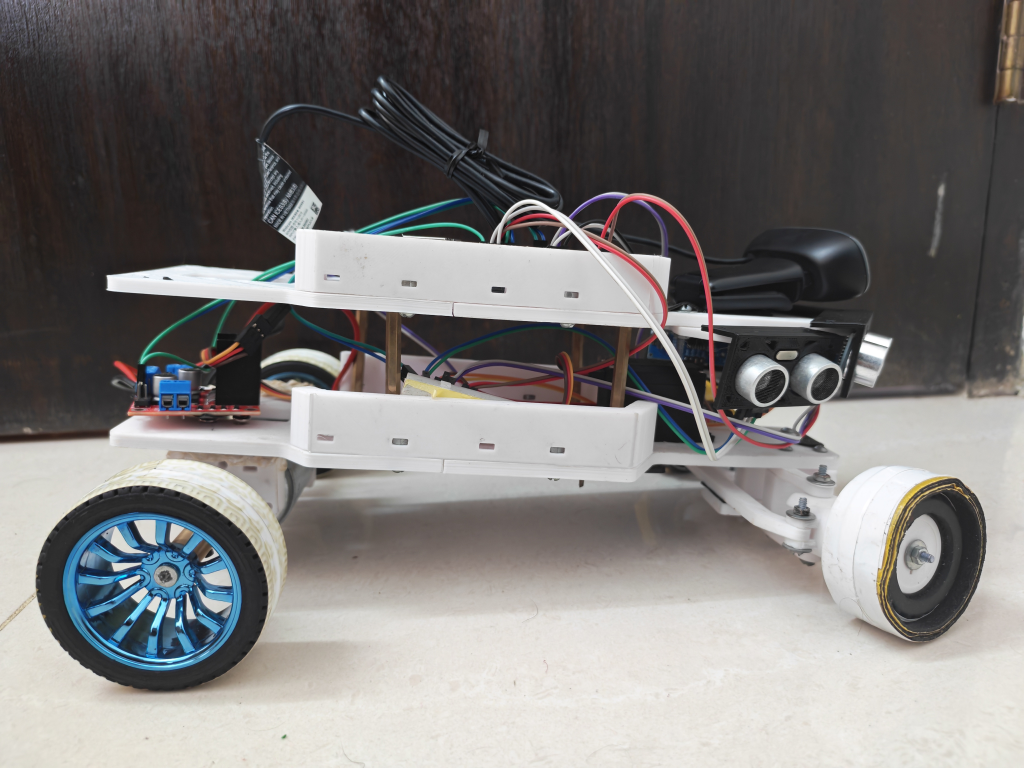
#> input picture v-photos/IMG_20250920_142357.jpg, 4096 x 3072 px, given in place of test_video.mp4, which was not available (shown at 1/4 size)
$ python theory3.py
#> lines starting #> are read from the running program, lines starting #| are printed output that depends on the picture; after the words box and inside, x2 and y2 are one past the last pixel; in counts of white or black regions, pixels touching at a corner belong together; pictures that were not available may be replaced by others from this repository, and a replacement may not be noted
import cv2
import numpy as np
import os
import time

# ----- Simulated Motor Control -----
def move_forward():
    print("[Motor] Moving Forward")

def stop():
    print("[Motor] Stopping")

def turn_right():
    print("[Motor] Turning Right")
    time.sleep(1)
    stop()

# [4 lines left out: function turn_left, not called in this run]

# ----- Input Source -----
input_source = "test_video.mp4"  # Change to image path or 0 for webcam

# If the video file does not exist, create a test video
if isinstance(input_source, str) and not os.path.exists(input_source):
    print("Test video not found. Generating test video...")
    width, height = 640, 480
    fps = 30
    duration = 5  # seconds
    fourcc = cv2.VideoWriter_fourcc(*'mp4v')
    video = cv2.VideoWriter(input_source, fourcc, fps, (width, height))
    for frame_idx in range(fps * duration):
        frame = np.zeros((height, width, 3), dtype=np.uint8)
        # Red block moves left to right
        red_x = int((frame_idx / (fps * duration)) * (width - 100))
        cv2.rectangle(frame, (red_x, 100), (red_x + 100, 200), (0, 0, 255), -1)
        # Green block moves right to left
        green_x = int(width - 100 - (frame_idx / (fps * duration)) * (width - 100))
        cv2.rectangle(frame, (green_x, 300), (green_x + 100, 400), (0, 255, 0), -1)
        video.write(frame)
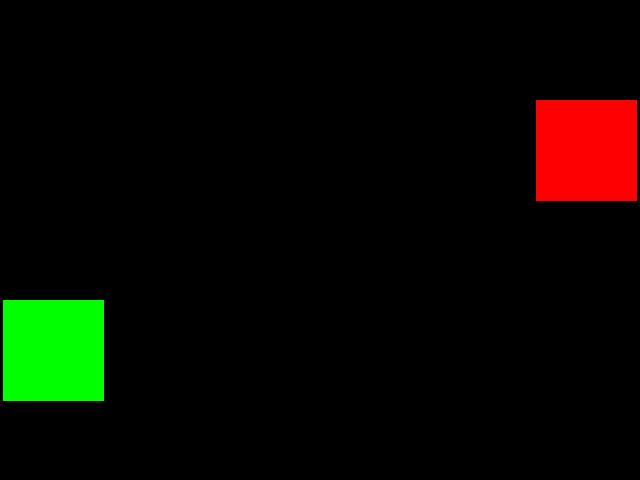
#> frame: shape (480, 640, 3); mean of channels 0, 1, 2 0, 8.5, 8.5; drawn as B, G, R
    video.release()
    print(f"Test video created: {input_source}")

# ----- Load Video or Image -----
is_image = False
frame = None
cap = None

if isinstance(input_source, int) or input_source.isdigit() or input_source == 0:
    cap = cv2.VideoCapture(int(input_source))
elif os.path.exists(input_source):
    cap = cv2.VideoCapture(input_source)
else:
    frame = cv2.imread(input_source)
#> frame is the input picture: shape (3072, 4096, 3); mean B, G, R 119, 120.3, 122.8
    if frame is not None:
        is_image = True
    else:
        raise FileNotFoundError(f"Cannot open {input_source}")

# ----- Color Detection -----
lower_red = np.array([0, 120, 70])
upper_red = np.array([10, 255, 255])
lower_green = np.array([35, 50, 50])
upper_green = np.array([85, 255, 255])

def process_frame(frame):
    hsv = cv2.cvtColor(frame, cv2.COLOR_BGR2HSV)
#> hsv: shape (3072, 4096, 3); mean H, S, V 54.7, 25.3, 126

    # Red mask
    mask_red = cv2.inRange(hsv, lower_red, upper_red)
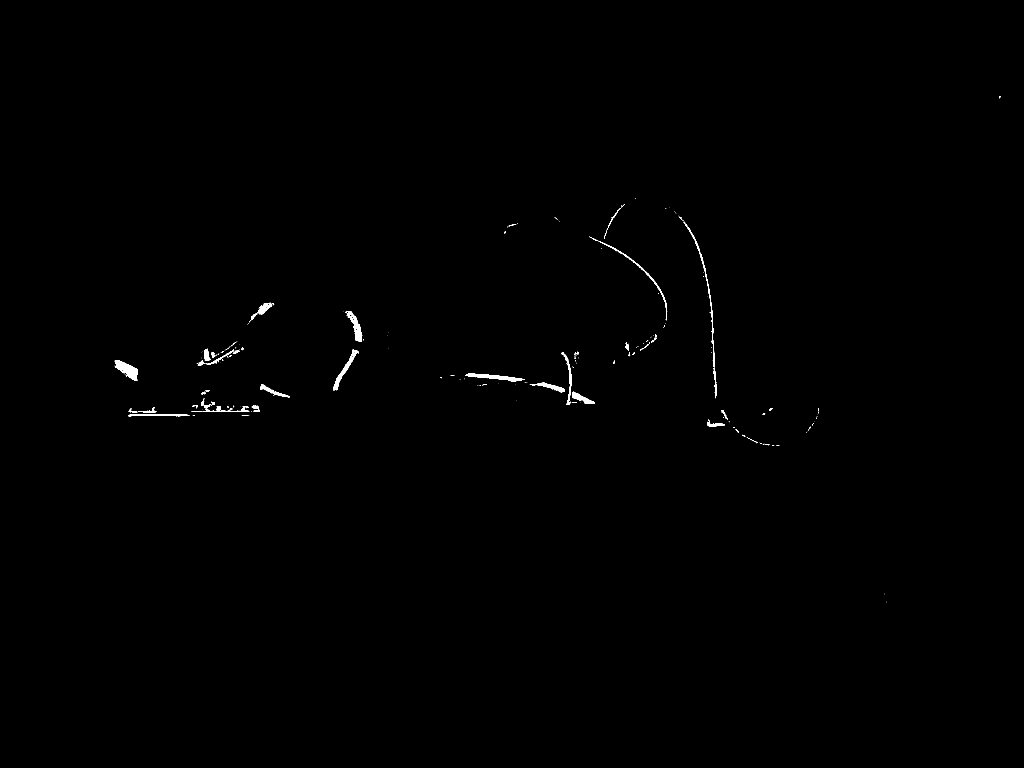
#> mask_red: shape (3072, 4096) (shown at 1/4 size); 0.26% white; 327 white regions (259 under 20 px)
    contours_red, _ = cv2.findContours(mask_red, cv2.RETR_TREE, cv2.CHAIN_APPROX_SIMPLE)
#> contours_red = 468 contours, 405 with area under 20; largest, box (x1, y1, x2, y2) and area: (458, 1441, 550, 1524) 3566, (1861, 1495, 2100, 1527) 2598, (1380, 1244, 1448, 1366) 2576, (1333, 1398, 1436, 1561) 2339, (2288, 1566, 2380, 1615) 1502

    # Green mask
    mask_green = cv2.inRange(hsv, lower_green, upper_green)
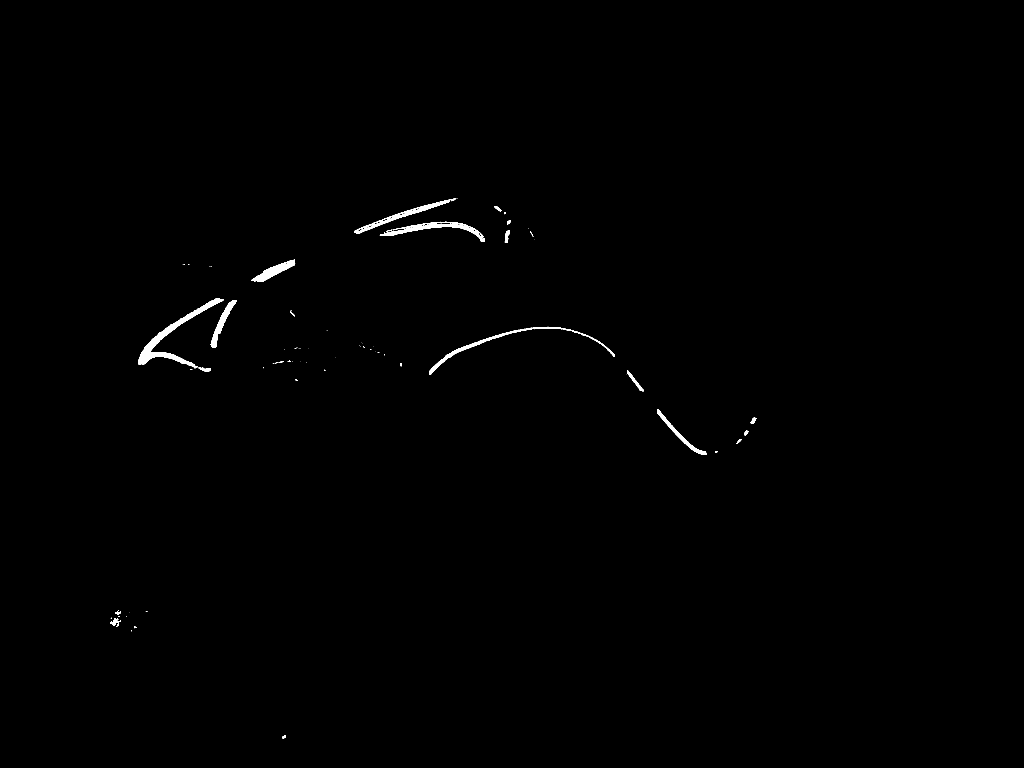
#> mask_green: shape (3072, 4096) (shown at 1/4 size); 0.39% white; 103 white regions (72 under 20 px)
    contours_green, _ = cv2.findContours(mask_green, cv2.RETR_TREE, cv2.CHAIN_APPROX_SIMPLE)
#> contours_green = 223 contours, 182 with area under 20; largest, box (x1, y1, x2, y2) and area: (552, 1195, 895, 1473) 12240, (1519, 887, 1940, 967) 7185, (1418, 794, 1824, 933) 6338, (1716, 1307, 2458, 1500) 5710, (1006, 1037, 1181, 1126) 4866

    red_detected = False
    green_detected = False

    # Draw red detections
    for c in contours_red:
        if cv2.contourArea(c) > 500:
            x, y, w, h = cv2.boundingRect(c)
            cv2.rectangle(frame, (x, y), (x+w, y+h), (0, 0, 255), 2)
            cv2.putText(frame, "RED", (x, y-10), cv2.FONT_HERSHEY_SIMPLEX, 0.7, (0,0,255), 2)
            red_detected = True
#> this loop made 468 passes
#> (x, y, w, h) on passes 33, 46, 115, 146, 154, 167, 193, 239: (2828, 1679, 72, 27), (513, 1656, 244, 10), (2288, 1566, 92, 49), (1040, 1536, 120, 53), (2119, 1531, 139, 38), (1861, 1495, 239, 32), (458, 1441, 92, 83), (2244, 1409, 42, 209)

    # Draw green detections
    for c in contours_green:
        if cv2.contourArea(c) > 500:
            x, y, w, h = cv2.boundingRect(c)
            cv2.rectangle(frame, (x, y), (x+w, y+h), (0, 255, 0), 2)
            cv2.putText(frame, "GREEN", (x, y-10), cv2.FONT_HERSHEY_SIMPLEX, 0.7, (0,255,0), 2)
            green_detected = True
#> this loop made 223 passes
#> (x, y, w, h) on passes 27, 31, 72, 98, 101, 122, 150, 179: (2629, 1636, 197, 183), (2508, 1480, 68, 85), (1716, 1307, 742, 193), (843, 1200, 105, 190), (552, 1195, 343, 278), (1006, 1037, 175, 89), (1519, 887, 421, 80), (1667, 889, 153, 20)

    # Action logic
    if red_detected:
        print("Red Block Detected! Turning Right.")
        stop()
        time.sleep(1)
        turn_right()
    elif green_detected:
        print("Green Block Detected! Turning Left.")
        stop()
        time.sleep(1)
        turn_left()
    else:
        move_forward()

    cv2.imshow("Detection Simulation", frame)

# ----- Main Loop -----
if is_image:
    process_frame(frame)
    cv2.waitKey(0)
else:
    while True:
        ret, frame = cap.read()
        if not ret:
            break
        process_frame(frame)
        if cv2.waitKey(30) & 0xFF == ord('q'):
            break

if cap:
    cap.release()
cv2.destroyAllWindows()
print("Simulation Ended.")

$ run again, on v-photos/IMG_20250920_142408.jpg
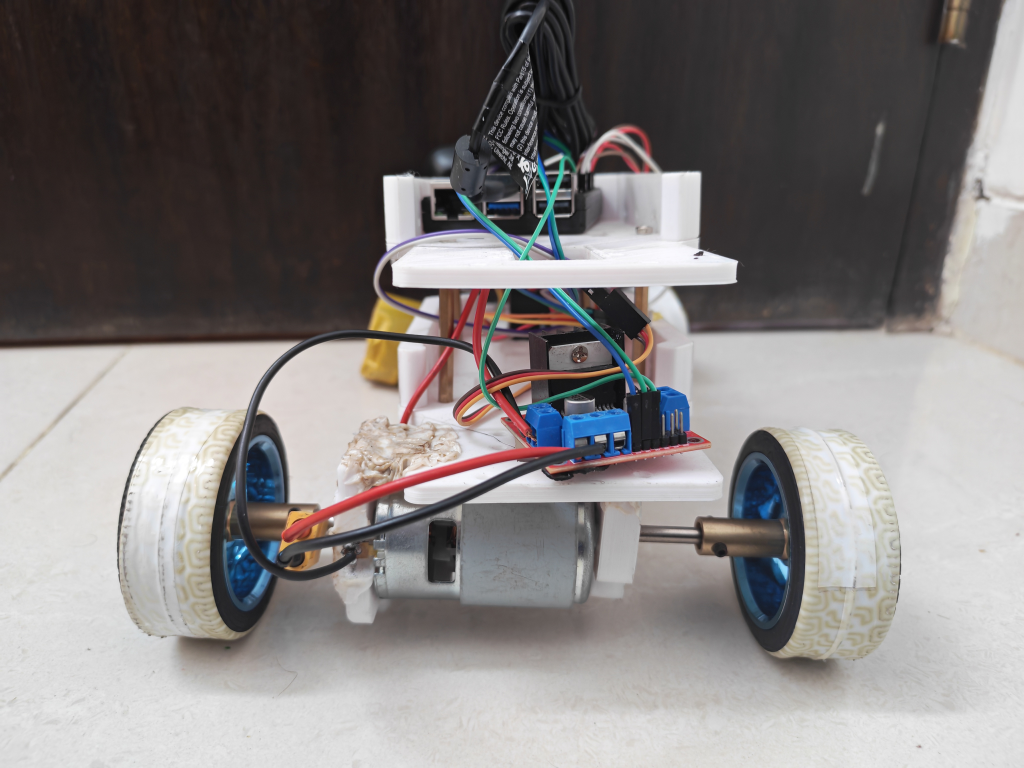
#> input picture v-photos/IMG_20250920_142408.jpg, 4096 x 3072 px, given in place of test_video.mp4, which was not available (shown at 1/4 size)
#> frame is the input picture: shape (3072, 4096, 3); mean B, G, R 127.1, 127.5, 131.5
#> hsv: shape (3072, 4096, 3); mean H, S, V 53.9, 27.6, 134.3
#> in process_frame, `mask_red = cv2.inRange(hsv, lower_red, upper_red)`:
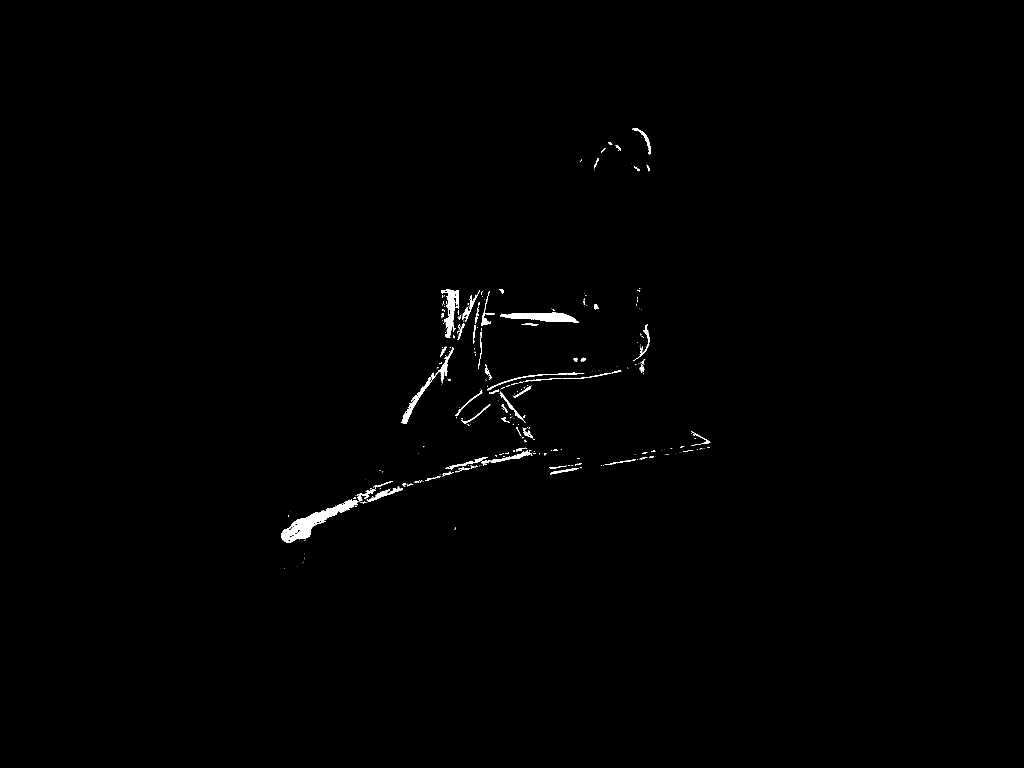
#> mask_red: shape (3072, 4096) (shown at 1/4 size); 0.44% white; 656 white regions (535 under 20 px)
#> contours_red = 1002 contours, 895 with area under 20; largest, box (x1, y1, x2, y2) and area: (1125, 1997, 1432, 2171) 13726, (2001, 1248, 2316, 1291) 6710, (1764, 1157, 1837, 1351) 4568, (1606, 1580, 1676, 1696) 1942, (1725, 1390, 1814, 1525) 1610
#> in process_frame, `mask_green = cv2.inRange(hsv, lower_green, upper_green)`:
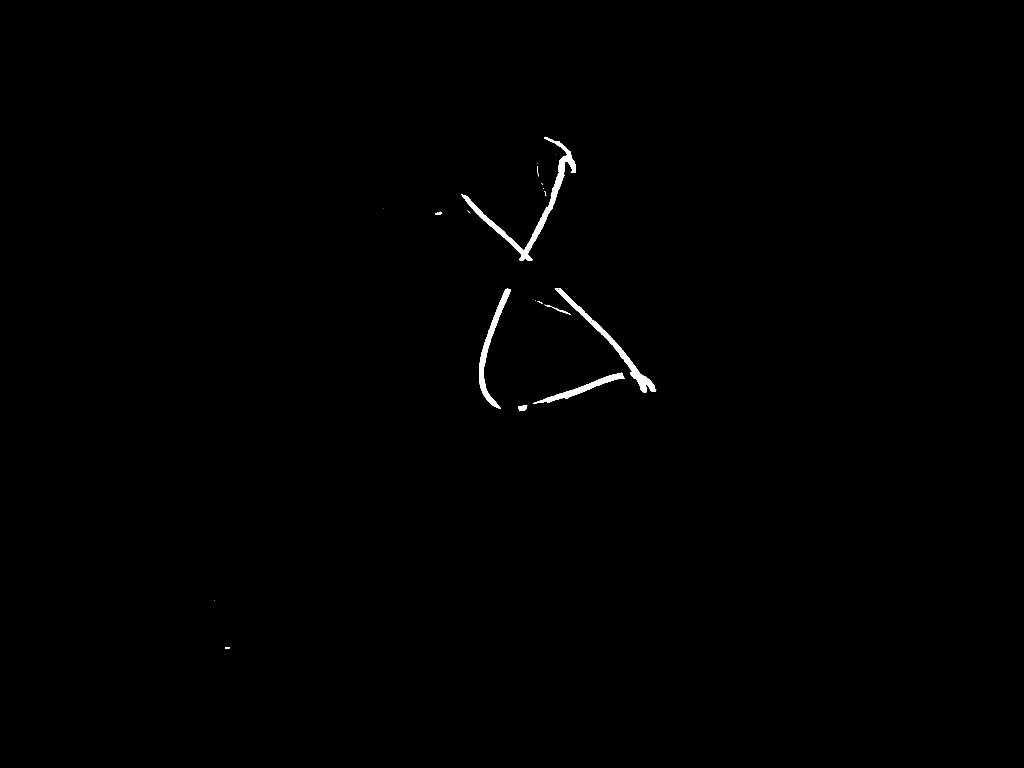
#> mask_green: shape (3072, 4096) (shown at 1/4 size); 0.39% white; 26 white regions (14 under 20 px)
#> contours_green = 68 contours, 54 with area under 20; largest, box (x1, y1, x2, y2) and area: (1846, 547, 2304, 1042) 17428, (2219, 1152, 2625, 1571) 11671, (1916, 1155, 2044, 1636) 9876, (2131, 1491, 2498, 1615) 6777, (2072, 1620, 2109, 1645) 544
#> the loop in process_frame, `for c in contours_red:` made 1002 passes
#> (x, y, w, h) on passes 51, 153, 170, 265, 322, 366, 518, 554: (1125, 1997, 307, 174), (1426, 1957, 78, 49), (1467, 1952, 145, 55), (2201, 1872, 114, 26), (1782, 1829, 169, 49), (1961, 1806, 167, 45), (1606, 1580, 70, 116), (2000, 1566, 96, 117)
#> the loop in process_frame, `for c in contours_green:` made 68 passes
#> (x, y, w, h) on passes 3, 7, 20, 23, 59: (2072, 1620, 37, 25), (2131, 1491, 367, 124), (1916, 1155, 128, 481), (2219, 1152, 406, 419), (1846, 547, 458, 495)
